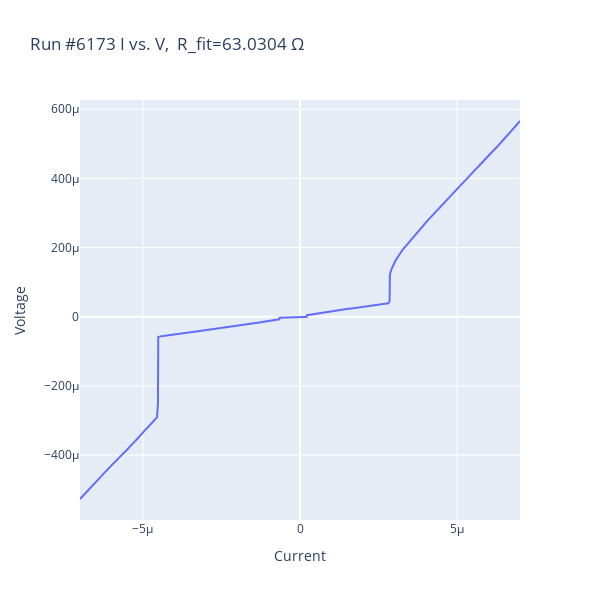
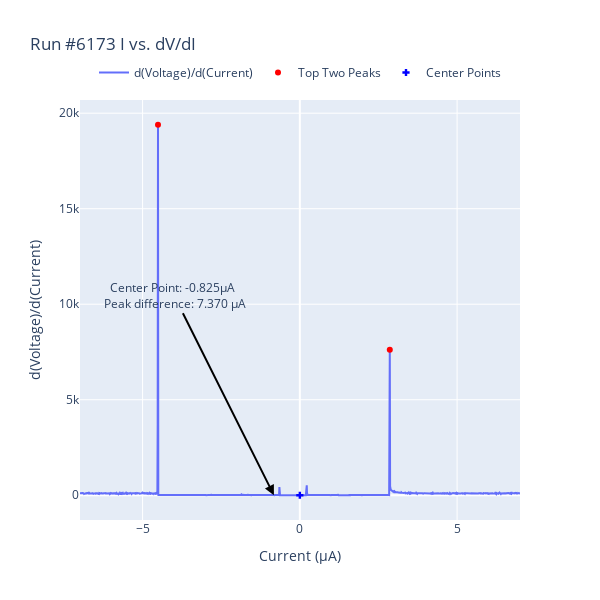

Notebook code cell kept with these figures, in order:
### Code cell
keithley_24.output(1)
I_range=-7e-6
appl_current(-I_range) #Limit:1e-5 Amp(1MOhms risistor),1e-6 Amp(10MOhms risistor)
sleep(2)
# station.snapshot(update=True);
exp = qc.new_experiment('I-V', sample_name='103-03_J2_32-30-26-27_1M_By@0mT')
dataid = do1d(appl_current, -I_range ,I_range, 1401, 0.0001, meas_voltage_K2)

appl_current(0)
keithley_24.output(0)


plot_by_id(dataid)
save_path = r"D:\data\Albert\103\Plot\104_{}.png".format(dataid)  # Path to save the plot image
autosave_plot_by_id(dataid, save_path)
print(f"ID:{dataid}")
print(f"R = {get_R_from_IV_2(dataid)}")
dataset = qc.load_by_id(dataid)
IV(id=dataid)
IV_diff(id=dataid)

### Figure 1 — Plotly figure (JSON) as saved in the notebook; plotly's stock layout.template omitted (floating-point values rounded to 4 significant figures; data arrays with more than 128 entries replaced by an {"elided": "..."} marker saying what was removed)
{"data": [{"mode": "lines", "name": "Voltage vs. Current", "type": "scatter", "x": {"elided": "1401 float values"}, "y": {"elided": "1401 float values"}}], "layout": {"height": 600, "title": {"text": "Run #6173 I vs. V,  R_fit=63.0304 Ω"}, "width": 600, "xaxis": {"title": {"text": "Current"}}, "yaxis": {"title": {"text": "Voltage"}}}}

### Figure 2 — Plotly figure (JSON) as saved in the notebook; plotly's stock layout.template omitted (floating-point values rounded to 4 significant figures; data arrays with more than 128 entries replaced by an {"elided": "..."} marker saying what was removed)
{"data": [{"mode": "lines", "name": "d(Voltage)/d(Current)", "type": "scatter", "x": {"elided": "1400 float values"}, "y": {"elided": "1400 float values"}}, {"marker": {"color": "red"}, "mode": "markers", "name": "Top Two Peaks", "type": "scatter", "x": [-4.51, 2.86], "y": [19390.0, 7620.0]}, {"marker": {"color": "blue", "symbol": "cross"}, "mode": "markers", "name": "Center Points", "type": "scatter", "x": [-8.25e-07], "y": [0]}], "layout": {"annotations": [{"arrowcolor": "black", "arrowhead": 2, "arrowsize": 1, "arrowwidth": 2, "ax": -100, "ay": -200, "showarrow": true, "text": "Center Point: -0.825μA <br> Peak difference: 7.370 μA", "x": -0.825, "y": 0}], "height": 600, "legend": {"orientation": "h", "x": 0.5, "xanchor": "center", "y": 1.1, "yanchor": "top"}, "title": {"text": "Run #6173 I vs. dV/dI"}, "width": 600, "xaxis": {"title": {"text": "Current (μA)"}}, "yaxis": {"title": {"text": "d(Voltage)/d(Current)"}}}}
